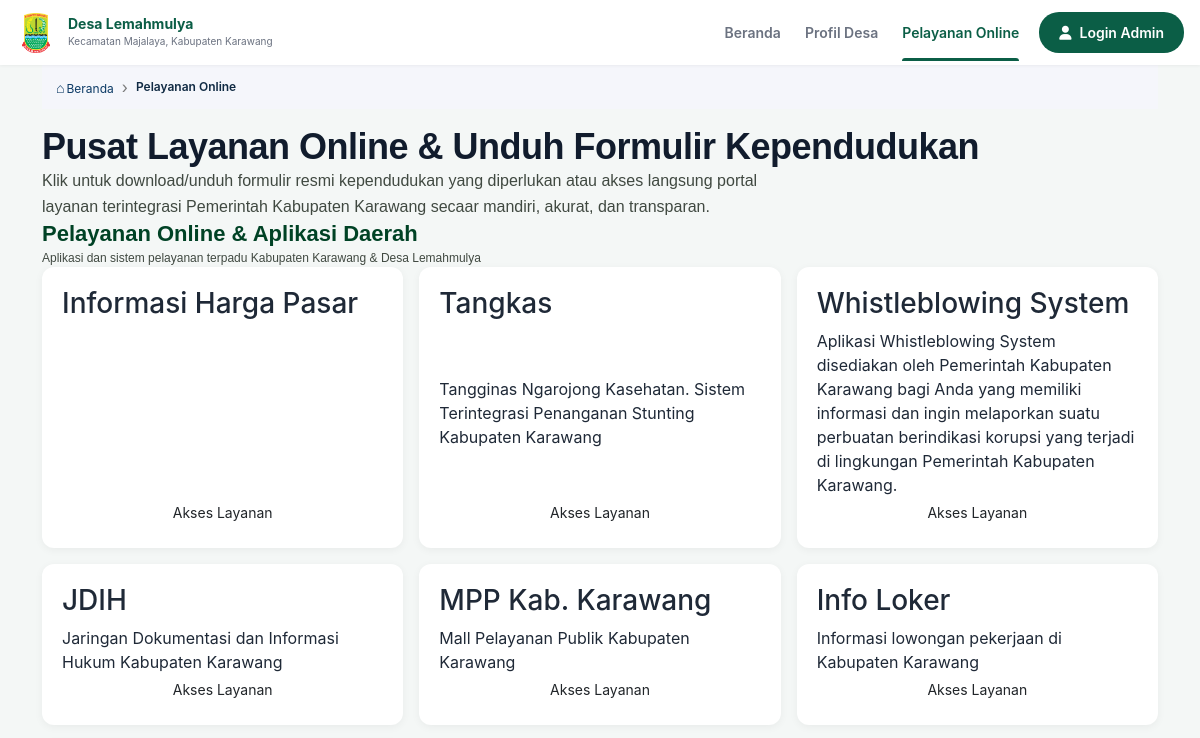
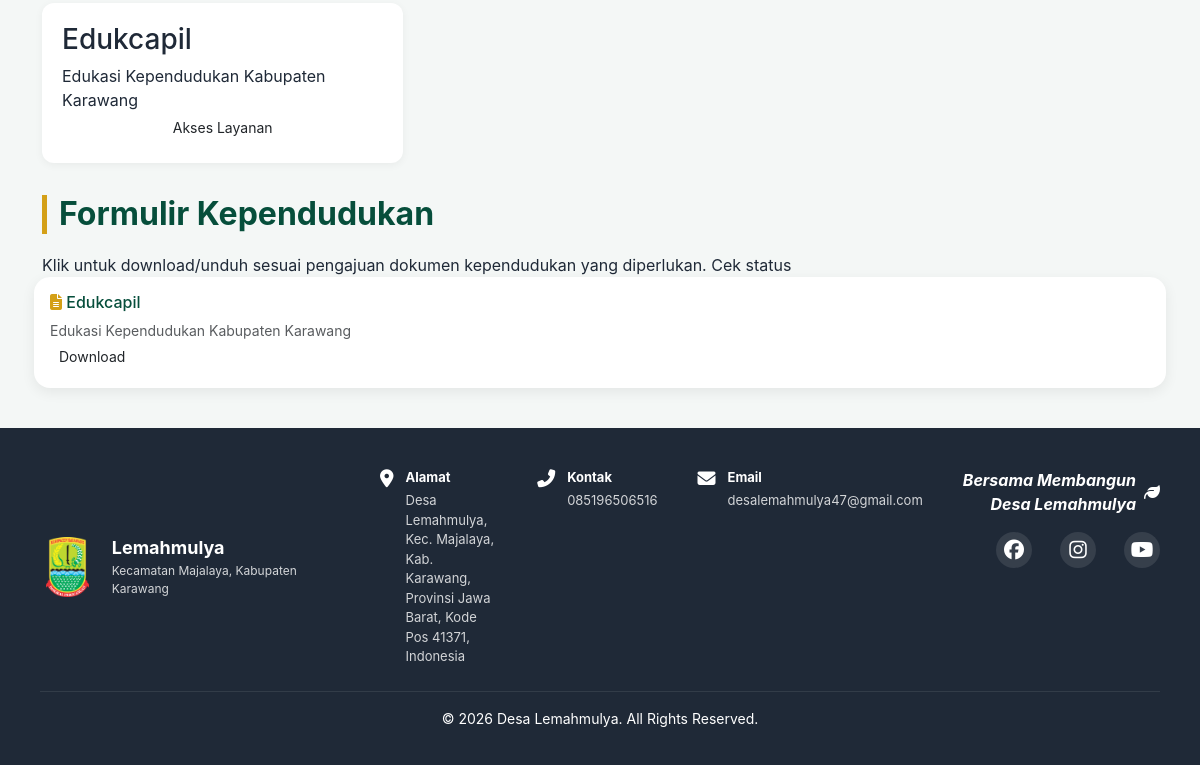
Page /masyarakat/layanan.php on the earlier database version (2 pictures, top to bottom).
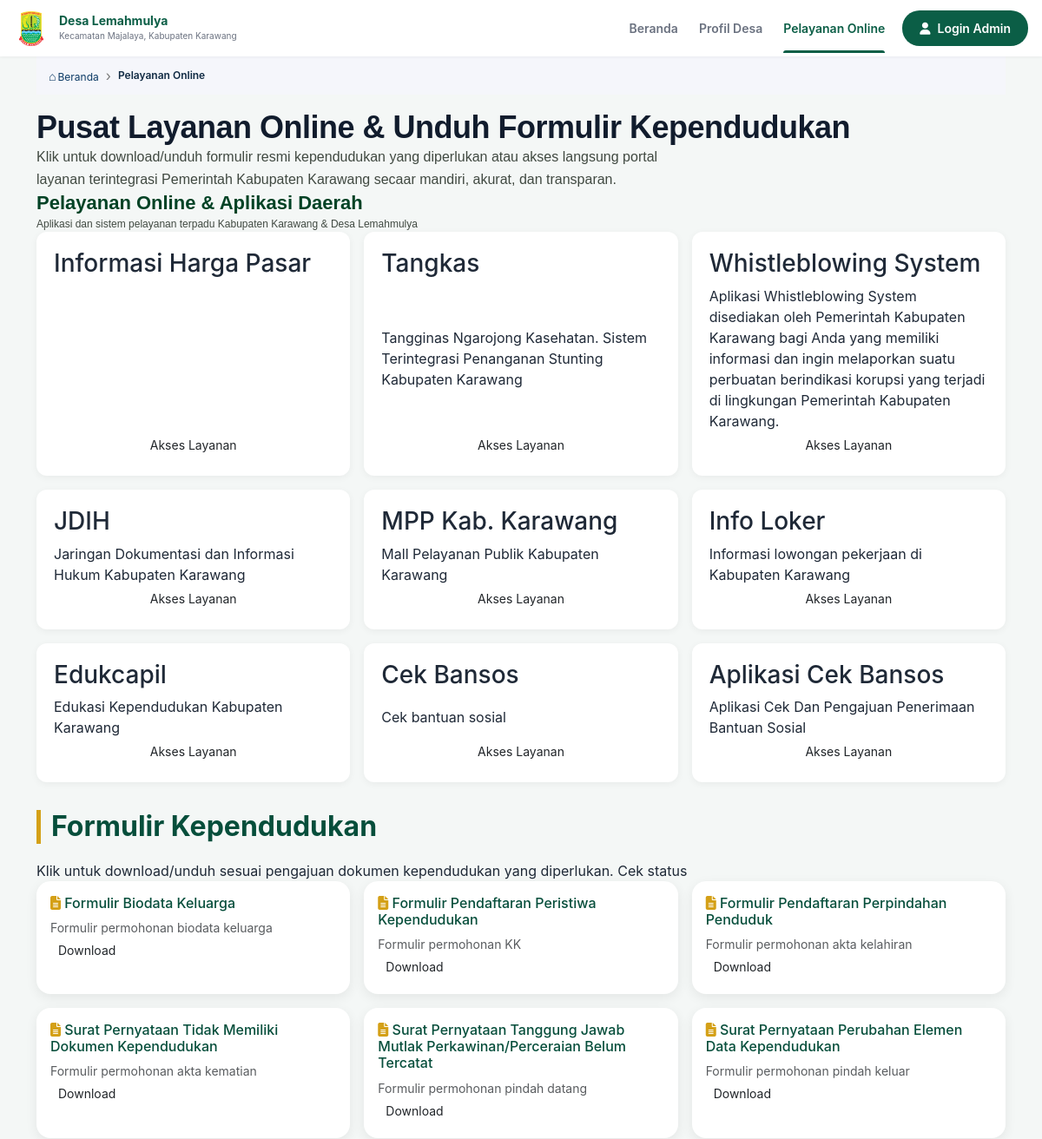
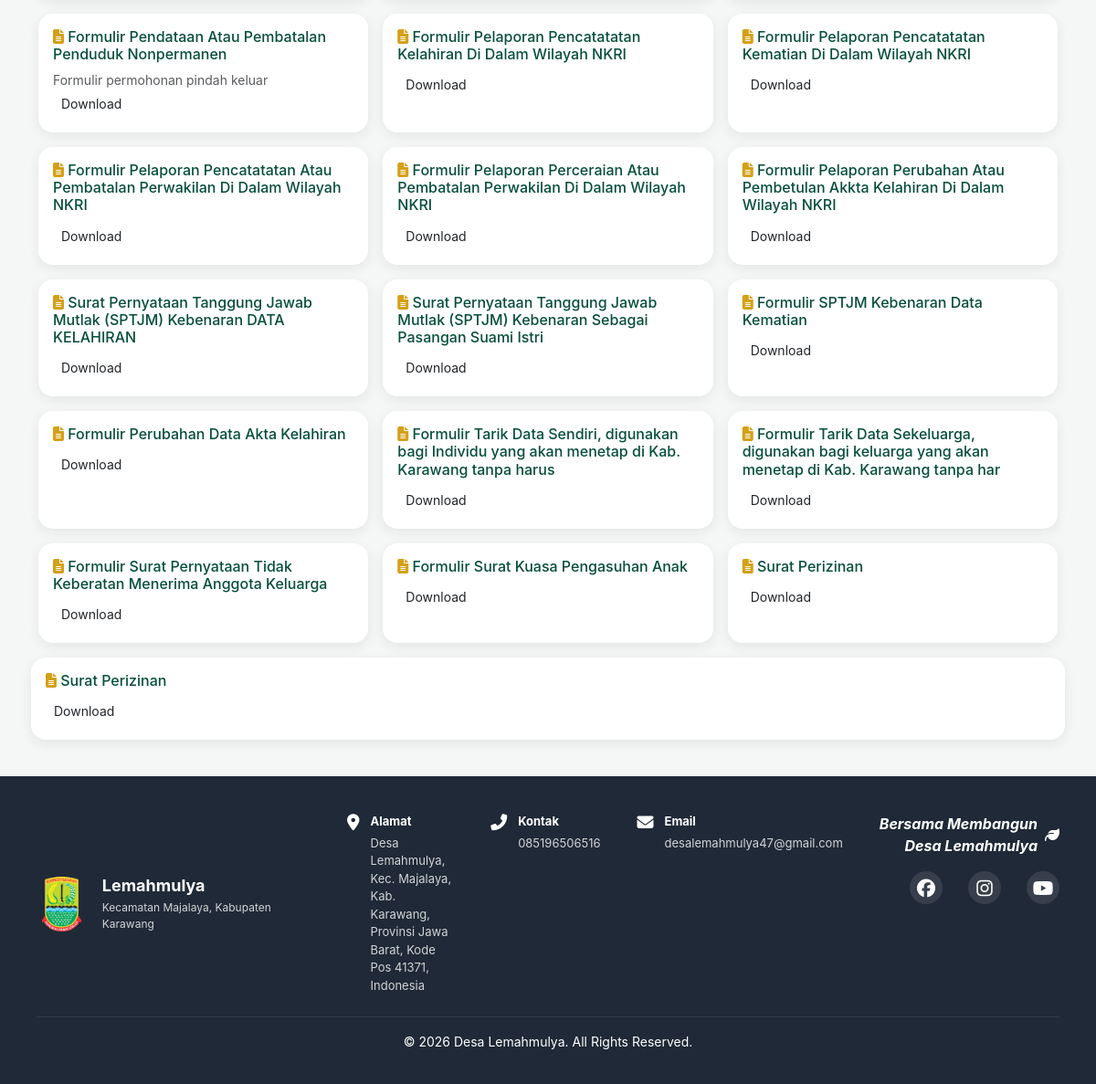
Same page on the later database version (2 pictures, top to bottom).
### tables this page shows
CREATE TABLE layanan(id INT AUTO_INCREMENT PRIMARY KEY,nama VARCHAR(100),deskripsi TEXT,link TEXT);

CREATE TABLE formulir(id INT AUTO_INCREMENT PRIMARY KEY,nama VARCHAR(100),deskripsi TEXT,dokumen TEXT);

### config/database.php (called while the page is built, shortened)
<?php
if ($_SERVER['HTTP_HOST'] === 'localhost') {
    $host = 'localhost';
    $db   = 'digital_desa';
    $user = 'root';
    $pass = '';
} else {
    $host = 'sql107.infinityfree.com';
    $db   = 'if0_43028656_desa_lemahmulya';
    $user = 'if0_43028656';
    $pass = 'rgmvGCwJ3SWcKxg';
}
try {
    $pdo = new PDO(
        "mysql:host=$host;dbname=$db;charset=utf8mb4",
        $user,
        $pass,
        [
            PDO::ATTR_ERRMODE => PDO::ERRMODE_EXCEPTION,
            PDO::ATTR_DEFAULT_FETCH_MODE => PDO::FETCH_ASSOC
        ]
    );
} catch (PDOException $e) {
    die("Koneksi gagal: " . $e->getMessage());
}
function e($s){return htmlspecialchars((string)$s,ENT_QUOTES,'UTF-8');}
function run($q,$p=[]){global $pdo;$s=$pdo->prepare($q);$s->execute($p);return $s;}
function rows($q,$p=[]){return run($q,$p)->fetchAll();}
$S=array_column(rows('SELECT k,v FROM pengaturan'),'v','k');
function s($k){global $S;return e($S[$k]??'');}

### masyarakat/layanan.php (the view, shortened to what this page needs)
<?php
$root='../';
$page="layanan";
$file="layanan";
include '../includes/header.php';
?>
<main class="container">
    <div class="breadcrumb">
        <a href="<?=$root?>index.php"><span class="home-icon">⌂</span>Beranda</a>
        <span class="separator">›</span>
        <span class="current">Pelayanan Online</span>
    </div>
    <h2 class="service-title">Pusat Layanan Online &amp; Unduh Formulir Kependudukan</h2>
    <p class="service-description">Klik untuk download/unduh formulir resmi kependudukan yang diperlukan atau akses langsung portal layanan terintegrasi Pemerintah Kabupaten Karawang secaar mandiri, akurat, dan transparan.</p>
    <div>
        <h2 class="section-title">Pelayanan Online &amp; Aplikasi Daerah</h2>
        <p class="section-description">Aplikasi dan sistem pelayanan terpadu Kabupaten Karawang &amp; Desa Lemahmulya</p>
        <div id="app-service-grid">
            <?php foreach(rows('SELECT * FROM layanan') as $l):?>
                <article class="service-card">
                    <h3 class="service-card-title"><?=e($l['nama'])?></h3>
                    <p class="service-card-description"><?=e($l['deskripsi'])?></p>
                    <a href="<?=e($l['link'])?>" class="btn btn-outline-hijau btn-sm" target="_blank">Akses Layanan</a>
                </article>
            <?php endforeach;?>
        </div>
    </div>
</main>
<div class="container">
    <h2 class="judul">Formulir Kependudukan</h2>
    <p>Klik untuk download/unduh sesuai pengajuan dokumen kependudukan yang diperlukan. <a href="cek-status.php">Cek status</a></p>
    <div class="row g-3">
        <?php foreach(rows('SELECT * FROM formulir') as $l):?>
            <div class="col-md-4">
                <div class="card-desa bg-white p-3">
                    <h6 class="text-hijau">
                    <i class="fa fa-file-lines text-gold"></i>
                    <?=e($l['nama'])?></h6>
                    <p class="small text-muted"><?=e($l['deskripsi'])?></p>
                    <a href="../assets/formulir/<?=e($l['dokumen'])?>" class="btn btn-outline-hijau btn-sm" target="_blank">Download</a>
                </div>
            </div>
        <?php endforeach;?>
            <div class="card-desa bg-white p-3">
                <h6 class="text-hijau">
                <i class="fa fa-file-lines text-gold"></i>
                <?=e($l['nama'])?></h6>
                <p class="small text-muted"><?=e($l['deskripsi'])?></p>
                <a href="https://karawangkab.go.id/layanan-kecamatan" class="btn btn-outline-hijau btn-sm" target="_blank">Download</a>
            </div>
    </div>
</div>
<?php include '../includes/footer.php';?>

### includes/header.php (shortened to what this page needs)
<?php require_once __DIR__.'/../config/database.php';$root=$root??'';?>
<!DOCTYPE html>
<html lang="id">
    <head>
        <link href="https://cdn.jsdelivr.net/npm/bootstrap@5.3.3/dist/css/bootstrap.min.css" rel="stylesheet">
        <link href="https://cdnjs.cloudflare.com/ajax/libs/font-awesome/6.5.1/css/all.min.css" rel="stylesheet">
        <link href="<?=$root?>assets/css/style.css" rel="stylesheet">
        <link href="<?=$root?>assets/css/global.css" rel="stylesheet">
        <link href="<?=$root?>assets/css/navbar.css" rel="stylesheet">
        <link href="<?=$root?>assets/css/<?=$file?>.css" rel="stylesheet">
    </head>
    <body>
<?php include __DIR__.'/navbar.php';?>

### includes/navbar.php (shortened to what this page needs)
<?php
$page = $page ?? '';
?>
<header class="header">
    <div>
        <a href="<?=$root?>index.php" class="header-left">
        <div class="logo">
            <img src="assets/uploads/logo.png" alt="Logo">
        </div>
        <div class="header-titles">
            <h1>Desa <?=s('nama_desa')?></h1>
            <p>Kecamatan <?=s('kecamatan')?>, Kabupaten <?=s('kabupaten')?></p>
        </div>
        </a>
    </div>
    <nav class="desktop-nav desktop-only-flex">
        <a href="<?=$root?>index.php" class=<?= $page == 'beranda' ? 'active' : '' ?>>Beranda</a>
        <a href="<?=$root?>profil.php" class=<?= $page == 'profil' ? 'active' : '' ?>>Profil Desa</a>
        <a href="<?=$root?>masyarakat/layanan.php" class=<?= $page == 'layanan' ? 'active' : '' ?>>Pelayanan Online</a>
    </nav>
    <div class="header-right desktop-only-flex">
        <a href="<?=$root?>login.php">
        <button class="btn-login"><i class="fas fa-user"></i> Login Admin</button>
        </a>
    </div>
</header>

### includes/footer.php (shortened to what this page needs)
<footer id="kontak" class="desktop-footer desktop-only">
    <div class="footer-container">
        <div class="footer-brand">
            <img src="assets/uploads/logo.png" alt="Logo" class="footer-logo">
            <div>
                <h4><?=s('nama_desa')?></h4>
                <p>Kecamatan <?=s('kecamatan')?>, Kabupaten <?=s('kabupaten')?></p>
            </div>
        </div>
        <div class="footer-info">
            <div class="footer-item">
                <i class="fas fa-map-marker-alt"></i>
                <div>
                    <span class="font-bold">Alamat</span>
                    <p><?=s('alamat')?></p>
                </div>
            </div>
            <div class="footer-item">
                <i class="fas fa-phone-alt"></i>
                <div>
                    <span class="font-bold">Kontak</span>
                    <p><?=s('telepon')?></p>
                </div>
            </div>
            <div class="footer-item">
                <i class="fas fa-envelope"></i>
                <div>
                    <span class="font-bold">Email</span>
                    <p><?=s('email')?></p>
                </div>
            </div>
        </div>
        <div class="footer-social">
            <p class="slogan">Bersama Membangun<br>Desa Lemahmulya <i class="fas fa-leaf"></i></p>
            <div class="social-icons">
                <a class="text-white me-3" href="<?=s('facebook')?>"><i class="fab fa-facebook fa-lg"></i></a>
                <a class="text-white me-3" href="<?=s('instagram')?>"><i class="fab fa-instagram fa-lg"></i></a>
                <a class="text-white" href="<?=s('youtube')?>"><i class="fab fa-youtube fa-lg"></i></a>
            </div>
        </div>
    </div>
    <div class="footer-bottom">
        <hr class="border-secondary mt-4">
        <p class="text-center pb-3 mb-0 small">© 2026 Desa <?=s('nama_desa')?>. All Rights Reserved.</p>
    </div>
</footer>
</body>
</html>

### assets/css/style.css (style rules this page uses)
:root { --h:#064e3b;--e:#059669;--g:#d4a017 }
body { background:#f8faf9;font-family:'Segoe UI',sans-serif }
.text-hijau { color:var(--h)!important }
.text-gold { color:var(--g)!important }
.card-desa { border:0;border-radius:16px;box-shadow:0 4px 14px rgba(0,0,0,.07);transition:.25s;height:100% }
.judul { color:var(--h);font-weight:700;border-left:5px solid var(--g);padding-left:12px;margin:2rem 0 1.2rem }

### assets/css/navbar.css (style rules this page uses)
.header { display: flex; justify-content: space-between; align-items: center; padding: 12px 16px; background-color: var(--white); position: sticky; top: 0; z-index: 50; box-shadow: 0 1px 3px rgba(0,0,0,0.05); }
.header-left { display: flex; align-items: center; gap: 12px; }
.header-titles h1 { font-size: 14px; font-weight: 700; color: var(--primary-color); margin-bottom: 2px; }
.header-titles p { font-size: 10px; color: var(--text-muted); }

### assets/css/layanan.css (style rules this page uses)
.breadcrumb { display: flex; align-items: center; gap: 8px; padding: 10px 14px; background: #f5f6fb; font-family: Arial, sans-serif; font-size: 12px; color: #0d3b66; }
.breadcrumb a { color: #0d3b66; text-decoration: none; }
.separator { color: #7a7a7a; font-size: 16px; }
.current { color: #102a43; font-weight: 600; }
.home-icon { font-size: 14px; margin-right: 2px; }
.service-title { margin: 0; color: #111c2d; font-family: Arial, sans-serif; font-size: 36px; font-weight: 700; line-height: 1.2; letter-spacing: -0.5px; }
.service-description { margin: 0; max-width: 750px; color: #404941; font-family: Arial, sans-serif; font-size: 16px; font-weight: 400; line-height: 1.6; }
#app-service-grid { display: grid; grid-template-columns: 1fr; gap: 16px; }
.service-card { background: #fff; padding: 20px; border-radius: 12px; box-shadow: 0 2px 8px rgba(0, 0, 0, 0.05); display: flex; flex-direction: column; justify-content: space-between; transition: 0.2s ease; }
.section-title { margin: 0; color: #004225; font-family: "Plus Jakarta Sans", Arial, sans-serif; font-size: 18px; font-weight: 700; line-height: 26px; }
.section-description { margin: 0; color: #404941; font-family: "Plus Jakarta Sans", Arial, sans-serif; font-size: 12px; line-height: 18px; }
@media (min-width: 769px) { #app-service-grid { grid-template-columns: repeat(3, 1fr); } }
@media (min-width: 769px) { .section-title { font-size: 22px; line-height: 30px; } }

Differences in the rows shown:
shown differently, row unchanged: layanan "Edukcapil": deskripsi "Edukasi Kependudukan Kabupaten Karawang" → (not shown)
added layanan: nama "Cek Bansos", deskripsi "Cek bantuan sosial"
added layanan: nama "Aplikasi Cek Bansos", deskripsi "Aplikasi Cek Dan Pengajuan Penerimaan Bantuan Sosial"
added formulir: nama "Formulir Biodata Keluarga", deskripsi "Formulir permohonan biodata keluarga"
added formulir: nama "Formulir Pendaftaran Peristiwa Kependudukan", deskripsi "Formulir permohonan KK"
added formulir: nama "Formulir Pendaftaran Perpindahan Penduduk", deskripsi "Formulir permohonan akta kelahiran"
added formulir: nama "Surat Pernyataan Tidak Memiliki Dokumen Kependudukan", deskripsi "Formulir permohonan akta kematian"
added formulir: nama "Surat Pernyataan Tanggung Jawab Mutlak Perkawinan/Perceraian Belum Tercatat", deskripsi "Formulir permohonan pindah datang"
added formulir: nama "Surat Pernyataan Perubahan Elemen Data Kependudukan", deskripsi "Formulir permohonan pindah keluar"
added formulir: nama "Formulir Pendataan Atau Pembatalan Penduduk Nonpermanen", deskripsi "Formulir permohonan pindah keluar"
added formulir: nama "Formulir Pelaporan Pencatatatan Kelahiran Di Dalam Wilayah NKRI"
added formulir: nama "Formulir Pelaporan Pencatatatan Kematian Di Dalam Wilayah NKRI"
added formulir: nama "Formulir Pelaporan Pencatatatan Atau Pembatalan Perwakilan Di Dalam Wilayah NKRI"
added formulir: nama "Formulir Pelaporan Perceraian Atau Pembatalan Perwakilan Di Dalam Wilayah NKRI"
added formulir: nama "Formulir Pelaporan Perubahan Atau Pembetulan Akkta Kelahiran Di Dalam Wilayah NKRI"
added formulir: nama "Surat Pernyataan Tanggung Jawab Mutlak (SPTJM) Kebenaran DATA KELAHIRAN"
added formulir: nama "Surat Pernyataan Tanggung Jawab Mutlak (SPTJM) Kebenaran Sebagai Pasangan Suami Istri"
added formulir: nama "Formulir SPTJM Kebenaran Data Kematian"
added formulir: nama "Formulir Perubahan Data Akta Kelahiran"
added formulir: nama "Formulir Tarik Data Sendiri, digunakan bagi Individu yang akan menetap di Kab. Karawang tanpa harus"
added formulir: nama "Formulir Tarik Data Sekeluarga, digunakan bagi keluarga yang akan menetap di Kab. Karawang tanpa har"
added formulir: nama "Formulir Surat Pernyataan Tidak Keberatan Menerima Anggota Keluarga"
added formulir: nama "Formulir Surat Kuasa Pengasuhan Anak"
added formulir: nama "Surat Perizinan"
Other differences:
$l['nama']: "Edukcapil" → "Surat Perizinan"
